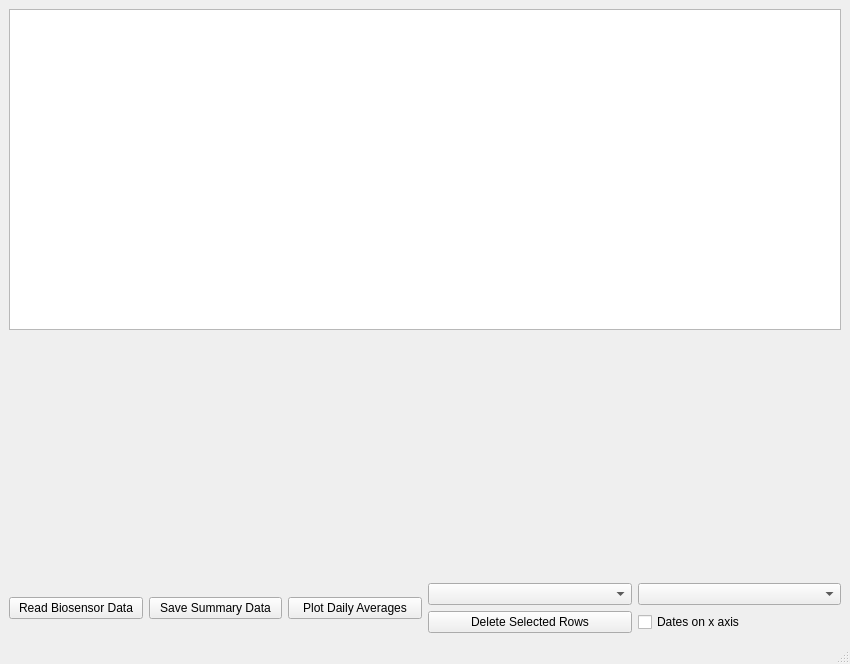
<?xml version="1.0" encoding="UTF-8"?>
<ui version="4.0">
 <class>MainWindow</class>
 <widget class="QMainWindow" name="MainWindow">
  <property name="geometry">
   <rect>
    <x>0</x>
    <y>0</y>
    <width>850</width>
    <height>664</height>
   </rect>
  </property>
  <property name="windowTitle">
   <string>MainWindow</string>
  </property>
  <widget class="QWidget" name="centralwidget">
   <layout class="QVBoxLayout" name="verticalLayout_2">
    <property name="leftMargin">
     <number>9</number>
    </property>
    <property name="topMargin">
     <number>9</number>
    </property>
    <property name="rightMargin">
     <number>9</number>
    </property>
    <item>
     <widget class="QTableWidget" name="tableWidget">
      <property name="minimumSize">
       <size>
        <width>601</width>
        <height>171</height>
       </size>
      </property>
     </widget>
    </item>
    <item>
     <widget class="PlotWidget" name="graphWidget" native="true">
      <property name="minimumSize">
       <size>
        <width>601</width>
        <height>241</height>
       </size>
      </property>
      <property name="font">
       <font>
        <family>Calibri</family>
       </font>
      </property>
     </widget>
    </item>
    <item>
     <layout class="QHBoxLayout" name="horizontalLayout_3">
      <item>
       <layout class="QGridLayout" name="gridLayout" rowstretch="0" columnstretch="0,0,0,0" rowminimumheight="0" columnminimumwidth="0,0,0,0">
        <property name="sizeConstraint">
         <enum>QLayout::SetNoConstraint</enum>
        </property>
        <property name="verticalSpacing">
         <number>0</number>
        </property>
        <item row="0" column="0">
         <widget class="QPushButton" name="loadButton">
          <property name="text">
           <string>Read Biosensor Data</string>
          </property>
         </widget>
        </item>
        <item row="0" column="2">
         <widget class="QPushButton" name="saveButton">
          <property name="text">
           <string>Save Summary Data</string>
          </property>
         </widget>
        </item>
        <item row="0" column="3">
         <widget class="QPushButton" name="plotButton">
          <property name="autoFillBackground">
           <bool>false</bool>
          </property>
          <property name="text">
           <string>Plot Daily Averages</string>
          </property>
         </widget>
        </item>
       </layout>
      </item>
      <item>
       <layout class="QVBoxLayout" name="verticalLayout">
        <item>
         <layout class="QHBoxLayout" name="horizontalLayout">
          <item>
           <widget class="QComboBox" name="plotBox1"/>
          </item>
          <item>
           <widget class="QComboBox" name="plotBox2"/>
          </item>
         </layout>
        </item>
        <item>
         <layout class="QHBoxLayout" name="horizontalLayout_2">
          <item>
           <widget class="QPushButton" name="deleteButton">
            <property name="text">
             <string>Delete Selected Rows</string>
            </property>
           </widget>
          </item>
          <item>
           <widget class="QCheckBox" name="dateCheck">
            <property name="text">
             <string>Dates on x axis</string>
            </property>
           </widget>
          </item>
         </layout>
        </item>
       </layout>
      </item>
     </layout>
    </item>
   </layout>
  </widget>
  <widget class="QMenuBar" name="menubar">
   <property name="geometry">
    <rect>
     <x>0</x>
     <y>0</y>
     <width>850</width>
     <height>26</height>
    </rect>
   </property>
  </widget>
  <widget class="QStatusBar" name="statusbar"/>
 </widget>
 <customwidgets>
  <customwidget>
   <class>PlotWidget</class>
   <extends>QWidget</extends>
   <header>pyqtgraph</header>
   <container>1</container>
  </customwidget>
 </customwidgets>
 <resources/>
 <connections/>
</ui>
